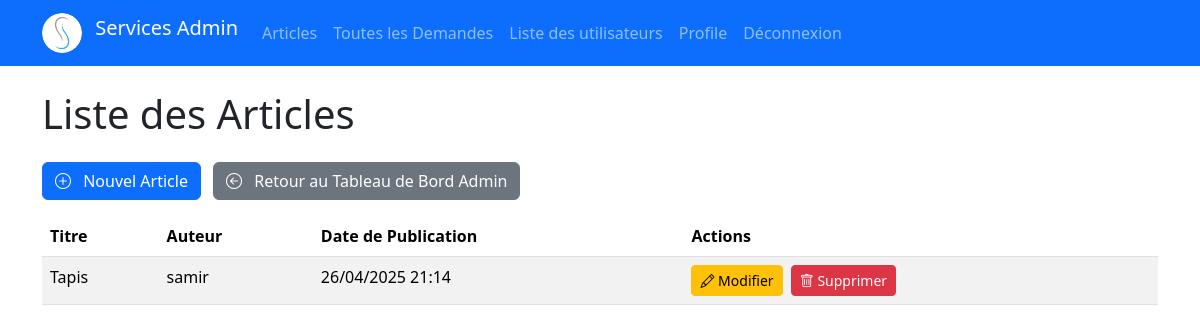
The page /articles/ (signed in) on the database its author committed.
### articles/models.py (models this page shows, shortened)
class Article(models.Model):
    title = models.CharField(max_length=200)
    content = models.TextField()
    author = models.ForeignKey(settings.AUTH_USER_MODEL, on_delete=models.CASCADE, related_name='articles')
    published_date = models.DateTimeField(default=timezone.now)
    created_date = models.DateTimeField(auto_now_add=True)
    updated_date = models.DateTimeField(auto_now=True)
    class Meta:
        ordering = ['-published_date'] # Trie les articles par date de publication décroissante

### users/models.py (models this page shows, shortened)
class CustomUser(AbstractBaseUser, PermissionsMixin):
    email = models.EmailField(unique=True)
    username = models.CharField(max_length=30, unique=True)
    phone = models.CharField(max_length=20, blank=True, null=True)
    is_active = models.BooleanField(default=True)
    is_staff = models.BooleanField(default=False)
    date_joined = models.DateTimeField(auto_now_add=True, null=True, blank=True)
    profile_picture = models.ImageField(
        upload_to='profile_pics/',
        blank=True,
        null=True,
        verbose_name="Photo de profil"
    )
    objects = CustomUserManager()
    USERNAME_FIELD = 'email'  # Utilisez email comme identifiant
    REQUIRED_FIELDS = ['username']

### articles/views.py (the view)
# urls.py: path('', views.article_list, name='article_list'), # /articles/
@user_passes_test(is_staff_or_superuser)
def article_list(request):
    articles = Article.objects.all() # Récupère tous les articles
    context = {
        'articles': articles,
        'page_title': 'Liste des Articles'
    }
    return render(request, 'articles/article_list.html', context)

### articles/views.py (called while the page is built)
def is_staff_or_superuser(user):
    return user.is_staff or user.is_superuser

### articles/templates/articles/article_list.html (shortened to what this page needs)
{% extends 'base.html' %}
{% load static %}
{% block content %}
    <h1 class="mb-4">{{ page_title }}</h1>
    <p>
        <a href="{% url 'articles:article_create' %}" class="btn btn-primary">
            <i class="bi bi-plus-circle me-2"></i> Nouvel Article
        </a>
         <a href="{% url 'dashboard:index' %}" class="btn btn-secondary ms-2">
            <i class="bi bi-arrow-left-circle me-2"></i> Retour au Tableau de Bord Admin
         </a>
    </p>
    {% if articles %}
        <table class="table table-striped table-hover">
            <thead>
                <tr>
                    <th scope="col">Titre</th>
                    <th scope="col">Auteur</th>
                    <th scope="col">Date de Publication</th>
                    <th scope="col">Actions</th>
                </tr>
            </thead>
            <tbody>
                {% for article in articles %}
                <tr>
                    <td>{{ article.title }}</td>
                    <td>{{ article.author.username }}</td>
                    <td>{{ article.published_date|date:"d/m/Y H:i" }}</td>
                    <td>
                        <a href="{% url 'articles:article_update' article.pk %}" class="btn btn-sm btn-warning me-1">
                             <i class="bi bi-pencil"></i> Modifier
                        </a>
                         <a href="{% url 'articles:article_delete' article.pk %}" class="btn btn-sm btn-danger">
                            <i class="bi bi-trash"></i> Supprimer
                         </a>
                    </td>
                </tr>
                {% endfor %}
            </tbody>
        </table>
    {% else %}
        <div class="alert alert-info" role="alert">
            Aucun article trouvé pour le moment.
        </div>
    {% endif %}
{% endblock %}

### rows shown on the page
Article: title "Tapis", author.username "samir", published_date "26/04/2025 21:14"

### other values the page prints
{{ page_title }} "Liste des Articles"
